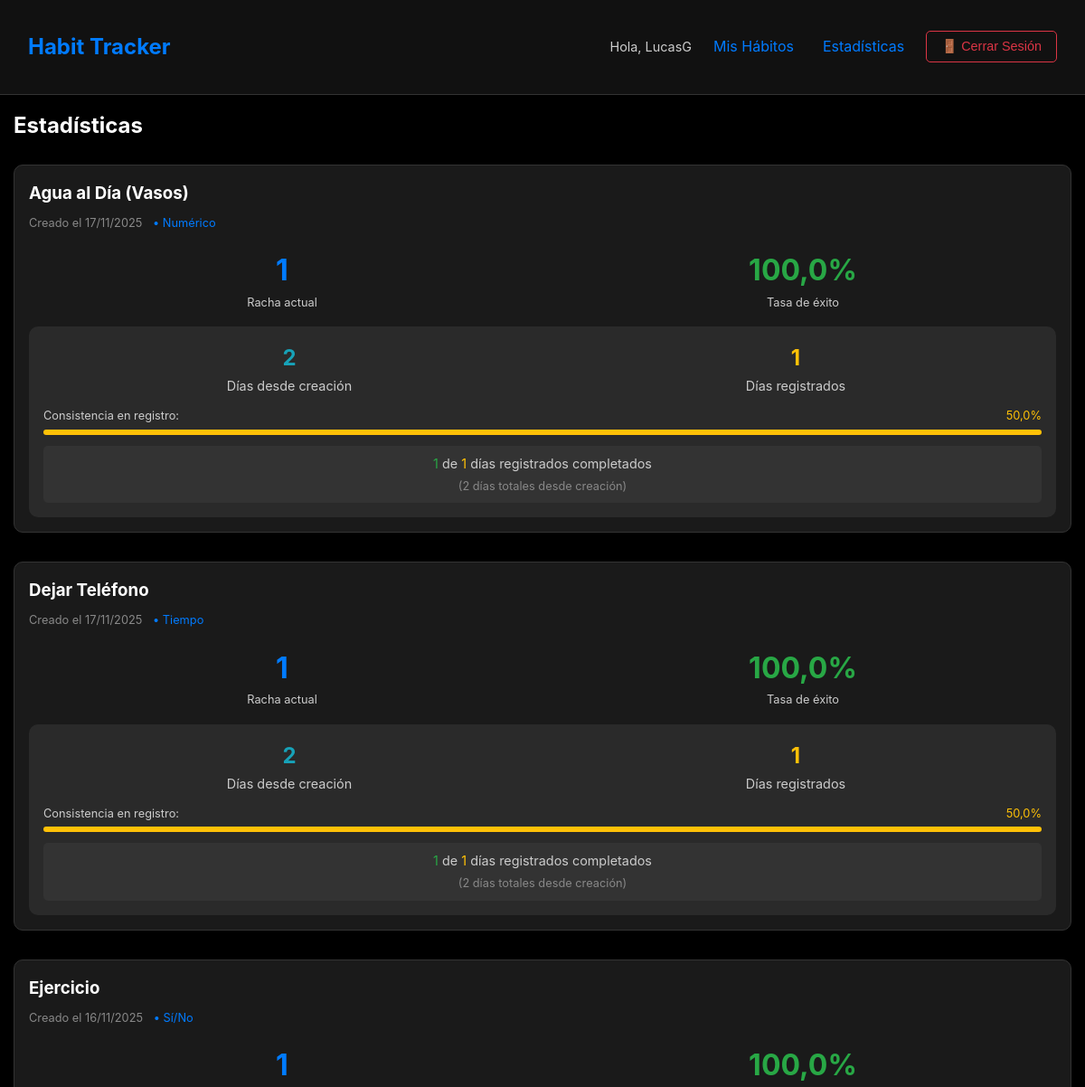
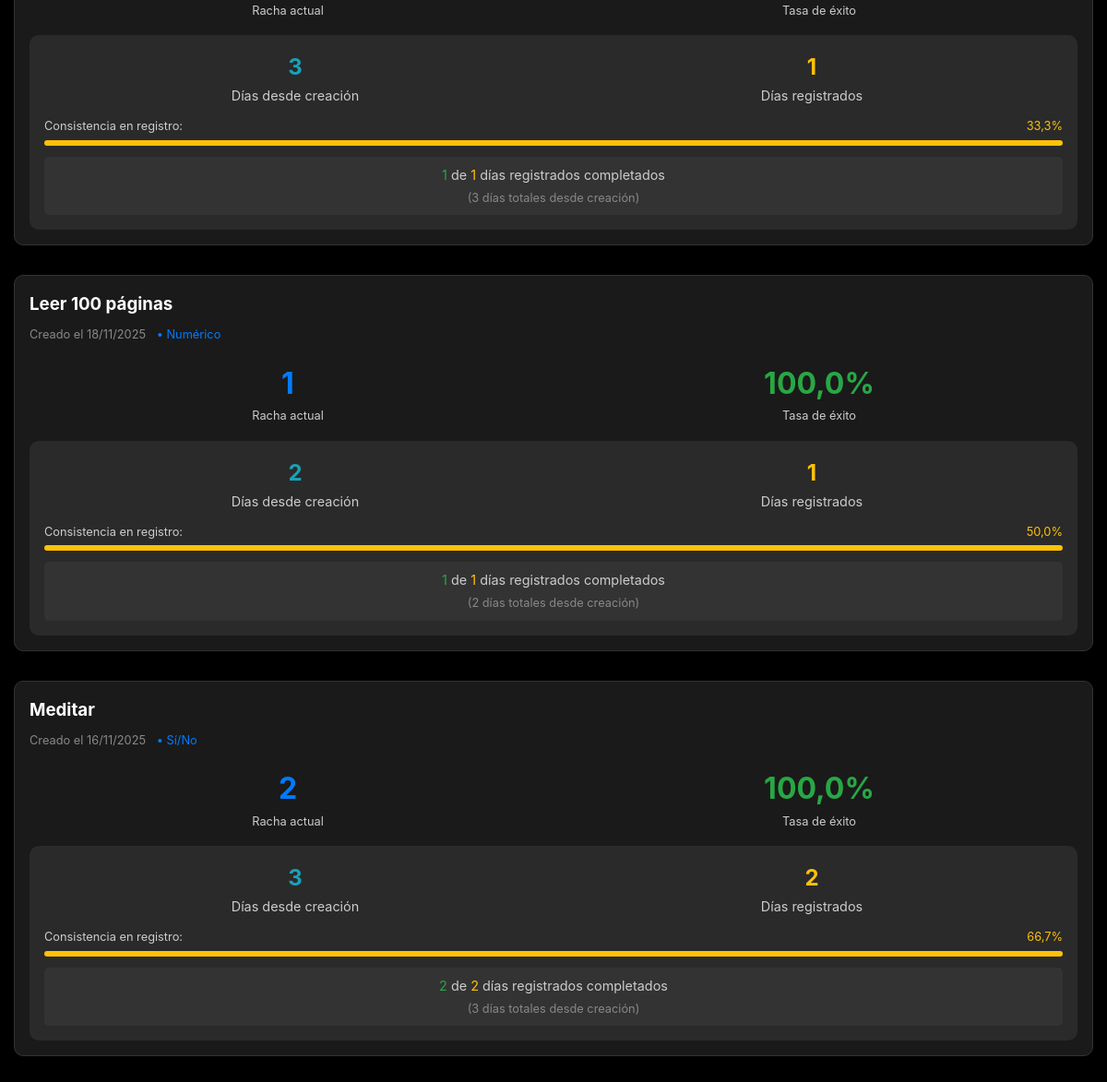
Before: /statistics/ (signed in) with the older database file (2 pictures, top to bottom).
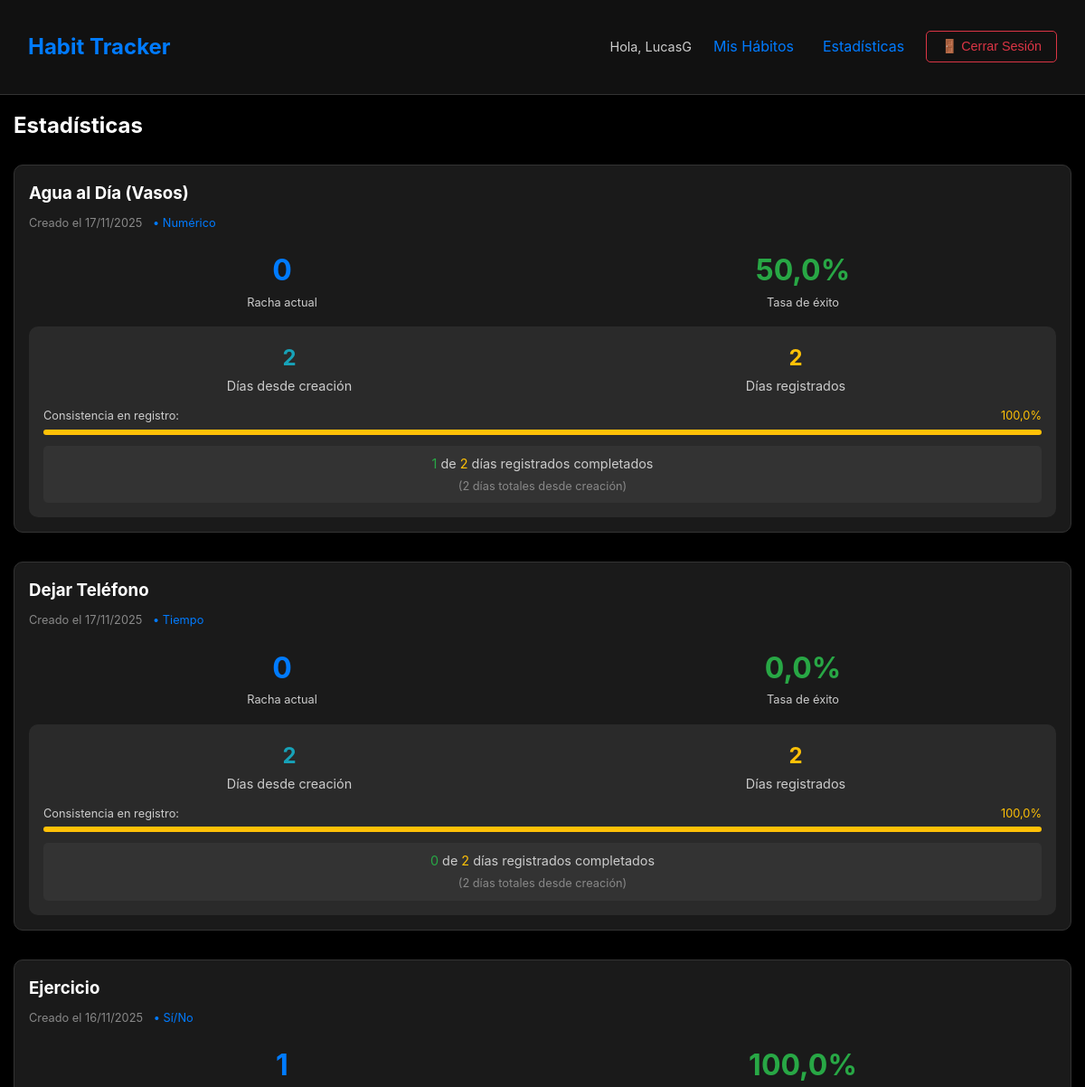
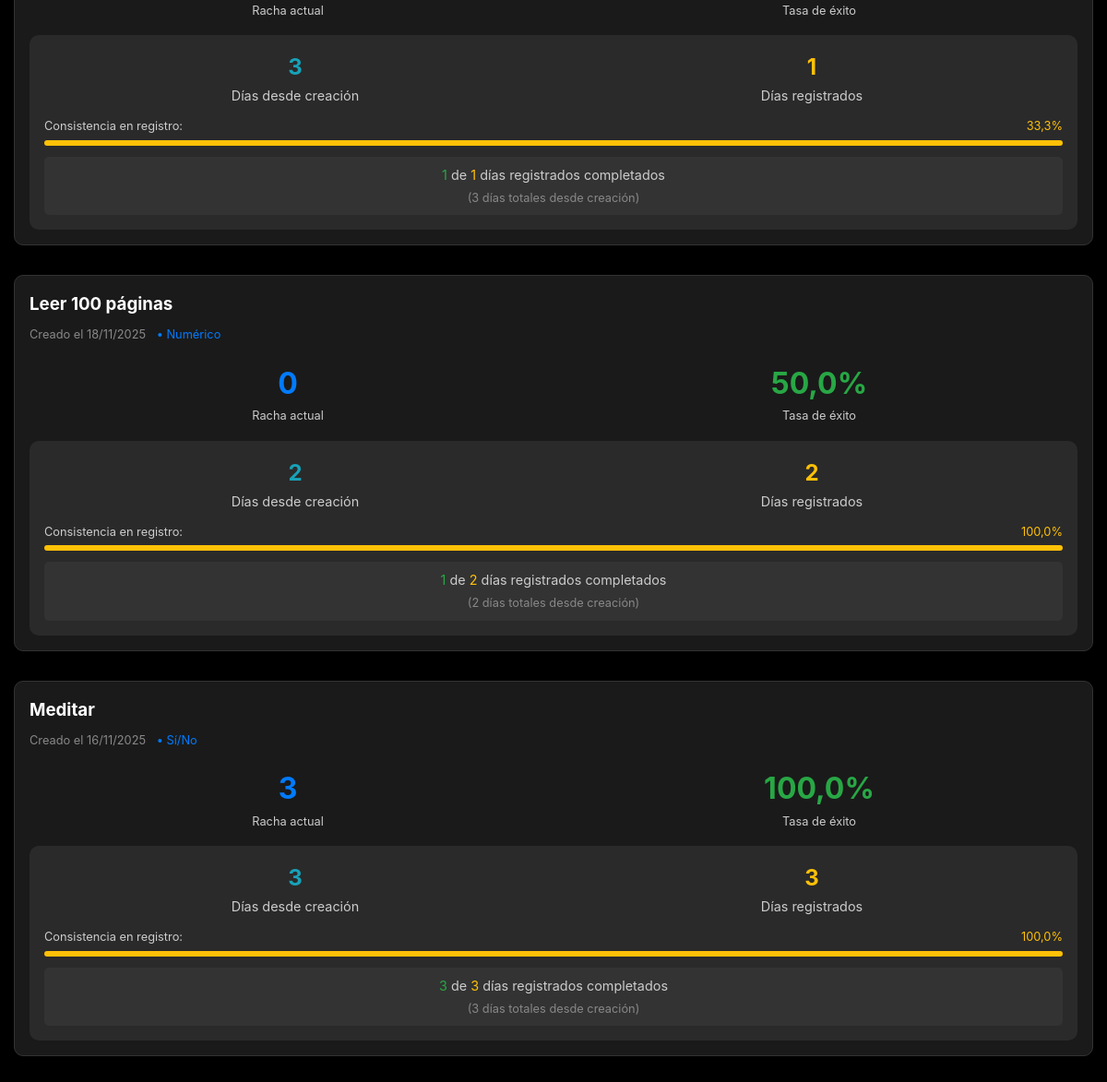
After: the same page with the newer database file (2 pictures, top to bottom).
### habits/models.py (models this page shows, shortened)
class Habit(models.Model):
    GOAL_TYPES = [
        ('boolean', 'Sí/No'),
        ('numeric', 'Numérico'),
        ('time', 'Tiempo'),
    ]
    user = models.ForeignKey(User, on_delete=models.CASCADE)
    name = models.CharField(max_length=200)
    goal_type = models.CharField(max_length=10, choices=GOAL_TYPES, default='boolean')
    target = models.FloatField(default=1.0)
    created_at = models.DateTimeField(auto_now_add=True)
    timer_state = models.CharField(max_length=20, default='stopped')  # stopped, running, paused
    timer_started_at = models.DateTimeField(null=True, blank=True)
    accumulated_time = models.FloatField(default=0.0)  # tiempo acumulado en segundos
    last_paused_at = models.DateTimeField(null=True, blank=True)
    def formatted_created_at(self):
        return self.created_at.strftime("%d/%m/%Y")
    @property
    def current_streak(self):
        logs_manager = self.habitlog_set  # relacionado estándar
        if logs_manager is None:
            return 0
        def get_log_for(day):
            return logs_manager.filter(date=day).order_by('-id').first()
        count = 0
        today = timezone.localdate()
        if not logs_manager.filter(date=today).exists():
            current_day = today - timedelta(days=1)
        else:
            current_day = today
        while True:
            log = get_log_for(current_day)
            if not log:
                break
            if getattr(log, 'excluded', False):
                current_day -= timedelta(days=1)
                continue
            try:
                value = float(getattr(log, 'value', 0) or 0)
            except Exception:
                value = 0
            if self.goal_type == 'boolean':
                completed = value >= 1
            else:
                try:
                    target = float(self.target or 0)
                except Exception:
                    target = 0
                completed = value >= target
            if completed:
                count += 1
                current_day -= timedelta(days=1)
                continue
            break
        return count

### habits/views.py (the view)
# urls.py: path('statistics/', views.statistics, name='statistics'),
@login_required
def statistics(request):
    stats = []
    today = timezone.localdate()
    for h in Habit.objects.filter(user=request.user).order_by('name'):
        created_date = timezone.localtime(h.created_at).date()
        dias_desde_creacion = (today - created_date).days + 1
        if dias_desde_creacion < 1:
            dias_desde_creacion = 1  # Mínimo 1 día
        logs = HabitLog.objects.filter(habit=h, date__lte=today)  # ¡FILTRO IMPORTANTE!
        total_registros = logs.values('date').distinct().count()
        if h.goal_type == 'boolean':
            completados = logs.filter(value__gte=1, excluded=False).count()
        else:
            completados = logs.filter(value__gte=h.target, excluded=False).count()
        tasa_exito = (completados / total_registros * 100) if total_registros > 0 else 0
        tasa_registro = (total_registros / dias_desde_creacion * 100) if dias_desde_creacion > 0 else 0
        tasa_exito = min(tasa_exito, 100)
        tasa_registro = min(tasa_registro, 100)
        stats.append({
            'habit': h,
            'dias_desde_creacion': dias_desde_creacion,
            'total_registros': total_registros,
            'completados': completados,
            'tasa_exito': round(tasa_exito, 1),
            'tasa_registro': round(tasa_registro, 1),
            'current_streak': h.current_streak,
        })
    return render(request, 'habits/statistics.html', {'stats': stats})

### templates/habits/statistics.html (shortened to what this page needs)
{% extends 'base.html' %}
{% block content %}
<h2 style="margin-bottom: 1.5rem;">Estadísticas</h2>
<div class="habit-grid">
    {% for stat in stats %}
    <div class="card">
        <h3 style="margin-bottom: 0.5rem;">{{ stat.habit.name }}</h3>
        <div style="font-size: 0.8rem; color: #888; margin-bottom: 1rem;">
            Creado el {{ stat.habit.formatted_created_at }}
            <span style="color: #007bff; margin-left: 0.5rem;">•</span>
            <span style="color: #007bff;">{{ stat.habit.get_goal_type_display }}</span>
        </div>
        <div style="display: grid; grid-template-columns: 1fr 1fr; gap: 1rem; margin: 1rem 0;">
            <div style="text-align: center;">
                <div style="font-size: 2rem; font-weight: bold; color: #007bff;">
                    {{ stat.current_streak }}
                </div>
                <div style="font-size: 0.8rem; color: #ccc;">Racha actual</div>
            </div>
            <div style="text-align: center;">
                <div style="font-size: 2rem; font-weight: bold; color: #28a745;">
                    {{ stat.tasa_exito }}%
                </div>
                <div style="font-size: 0.8rem; color: #ccc;">Tasa de éxito</div>
            </div>
        </div>
        <div style="background-color: #2a2a2a; border-radius: 10px; padding: 1rem; margin-top: 0.5rem;">
            <div style="display: grid; grid-template-columns: 1fr 1fr; gap: 1rem; font-size: 0.9rem;">
                <div style="text-align: center;">
                    <div style="font-size: 1.5rem; font-weight: bold; color: #17a2b8;">
                        {{ stat.dias_desde_creacion }}
                    </div>
                    <div style="color: #ccc;">Días desde creación</div>
                </div>
                <div style="text-align: center;">
                    <div style="font-size: 1.5rem; font-weight: bold; color: #ffc107;">
                        {{ stat.total_registros }}
                    </div>
                    <div style="color: #ccc;">Días registrados</div>
                </div>
            </div>
            <div style="margin-top: 0.75rem;">
                <div style="display: flex; justify-content: space-between; font-size: 0.8rem; margin-bottom: 0.25rem;">
                    <span style="color: #ccc;">Consistencia en registro:</span>
                    <span style="color: #ffc107;">{{ stat.tasa_registro }}%</span>
                </div>
                <div style="background: #333; border-radius: 4px; height: 6px; overflow: hidden;">
                    <div style="height: 100%; background: #ffc107; width: {{ stat.tasa_registro }}%;
                                transition: width 0.3s ease;"></div>
                </div>
            </div>
            <div style="margin-top: 0.75rem; padding: 0.5rem; background: #333; border-radius: 5px; text-align: center;">
                <div style="font-size: 0.9rem; color: #ccc;">
                    <span style="color: #28a745;">{{ stat.completados }}</span> de
                    <span style="color: #ffc107;">{{ stat.total_registros }}</span> días registrados completados
                </div>
                <div style="font-size: 0.8rem; color: #888; margin-top: 0.25rem;">
                    ({{ stat.dias_desde_creacion }} días totales desde creación)
                </div>
            </div>
        </div>
    </div>
    {% empty %}
    <div class="card" style="text-align: center; padding: 2rem;">
        <h3>No hay estadísticas disponibles</h3>
        <p style="margin: 1rem 0; color: #ccc;">Comienza registrando tus hábitos</p>
        <a href="{% url 'habit_create' %}" class="btn">Crear Hábito</a>
    </div>
    {% endfor %}
</div>
{% endblock %}

Changed rows visible on the page:
computed for Habit "Agua al Día (Vasos)": current_streak "1" → "0"; tasa_exito "100,0" → "50,0"; total_registros "1" → "2"; tasa_registro "50,0" → "100,0"
changed Habit "Dejar Teléfono": current_streak "1" → "0"; tasa_exito "100,0" → "0,0"; total_registros "1" → "2"; tasa_registro "50,0" → "100,0"; completados "1" → "0"
computed for Habit "Leer 100 páginas": current_streak "1" → "0"; tasa_exito "100,0" → "50,0"; total_registros "1" → "2"; tasa_registro "50,0" → "100,0"
computed for Habit "Meditar": current_streak "2" → "3"; total_registros "2" → "3"; tasa_registro "66,7" → "100,0"; completados "2" → "3"
